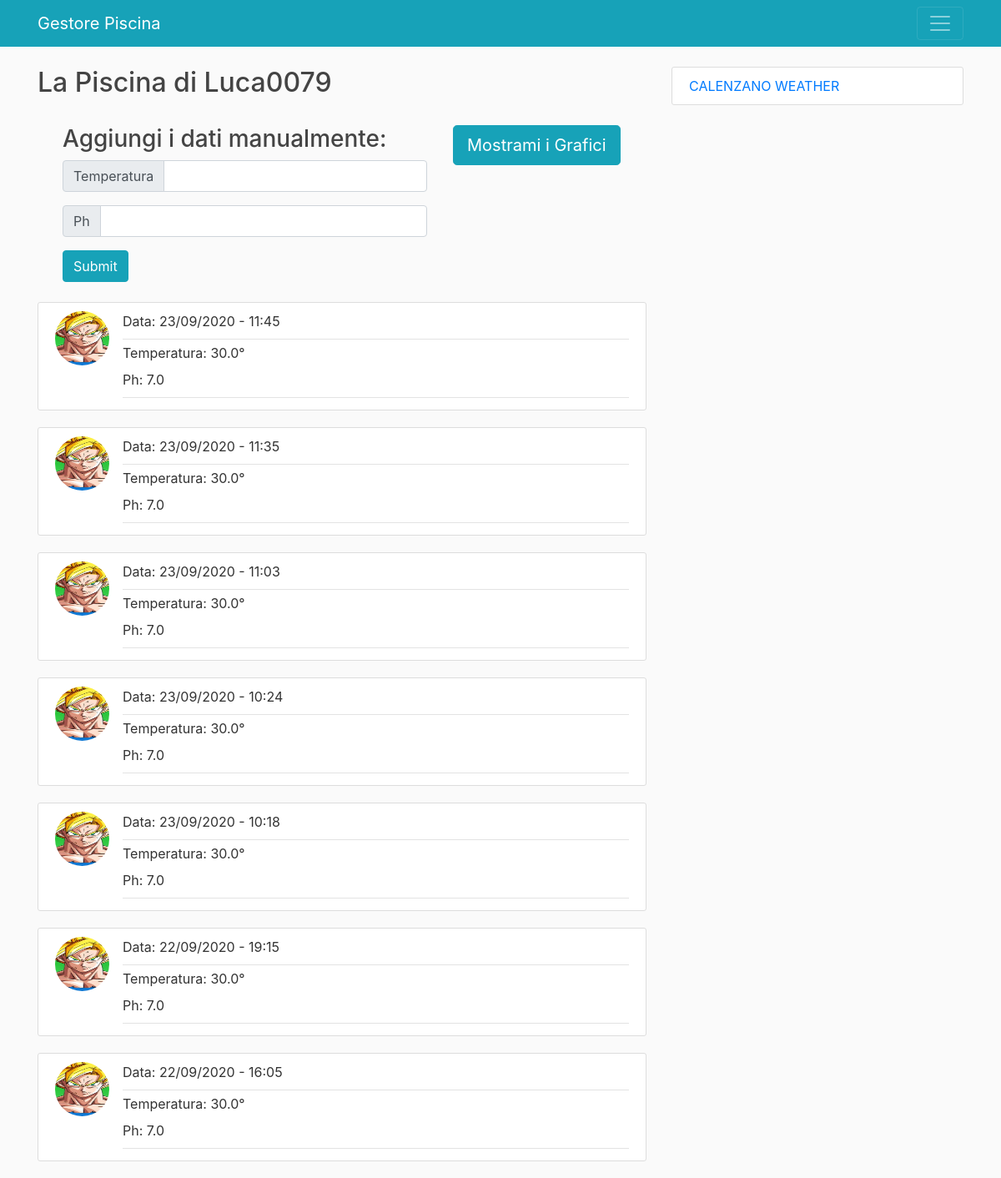
Page /mia_piscina/Luca0079/1 (signed in) on the committed database.
### blog/models.py (models this page shows, shortened)
class Value(models.Model):
    temperature = models.FloatField()
    ph = models.FloatField()
    date = models.DateTimeField(default=timezone.now)
    piscina = models.ForeignKey(Piscina, on_delete=models.CASCADE)

class Piscina(models.Model):
    n_piscina = models.IntegerField(default=1)
    user = models.ForeignKey(User, on_delete=models.CASCADE)

### users/models.py (models this page shows, shortened)
class Profile(models.Model):
    user = models.OneToOneField(User, on_delete=models.CASCADE)
    image = models.ImageField(default='default.jpg', upload_to='profile_pics')

### blog/views.py (the view)
# urls.py: path('mia_piscina/<str:username>/<int:n_piscina>', MiaPiscinaListView.as_view(), name='blog-mia_piscina'),
class MiaPiscinaListView(ListView):
    model = Value
    template_name = 'blog/mia_piscina.html'
    context_object_name = 'values'
    form_class = PiscinaForm
    paginate_by = 10
    def get_queryset(self):
        usr = get_object_or_404(User, username=self.kwargs.get('username'))
        queryset = Piscina.objects.filter(user=usr)
        id = queryset.get(n_piscina = self.kwargs.get('n_piscina'))
        return Value.objects.filter(piscina=id).order_by('-date')

### blog/templates/blog/mia_piscina.html (shortened to what this page needs)
{% extends "blog/base.html" %}
{%block content%}
<h2>La Piscina di {{ view.kwargs.username }}</h2>
<br>
{% if view.kwargs.username == user.username %}
<form action = "/piscina_request/" method = "POST">
<div class="container">
		<div class = "d-flex flex-md-row">
			<div class="col-md-8">
				<h3>Aggiungi i dati manualmente:</h3>
				<div class="input-group mb-3">
				  <div class="input-group-prepend">
					<span class="input-group-text" id="basic-addon1">Temperatura</span>
				  </div>
				  <input id="temperature" type="number" step="0.01" name="temperature" class="form-control" aria-describedby="basic-addon1" value="{{ temperature }}">
				</div>
				<div class="input-group mb-3">
				  <div class="input-group-prepend">
					<span class="input-group-text" id="basic-addon1">Ph</span>
				  </div>
				  <input id="ph" type="number" step="0.01" name="ph" class="form-control" aria-describedby="basic-addon1" value="{{ ph }}">
				</div>
				<button type="submit" class="btn btn-info">Submit</button>
			</div>
			<a type="button" class="btn btn-info btn-lg h-50 mx-auto" href="{% url 'line-chart' user.username view.kwargs.n_piscina %}">Mostrami i Grafici</a>
		</div>
</div>
{% endif %}
<br>
{% for value in values %}
	<article class="media content-section">
	<img class="rounded-circle article-img" src="{{ value.piscina.user.profile.image.url }}">
	  <div class="media-body">
		<div class="article-metadata">
		  <label for="date">Data:</label>
		  <a class="mr-2">{{ value.date|date:"d/m/Y - H:i" }}</a>
		  <br>
		</div>
		<div class="article-metadata">
		  <label for="temperature">Temperatura:</label>
		  <a class="mr-2">{{ value.temperature }}°</a>
		  <br>
		  <label for="ph">Ph:</label>
		  <a class="mr-2">{{ value.ph }}</a>
		</div>
	  </div>
	</article>
</form>
{% endfor %}
{% endblock content %}

### blog/static/blog/main.css (style rules this page uses)
body { background: #fafafa; color: #333333; margin-top: 5rem; }
h1, h2, h3, h4, h5, h6 { color: #444444; }
.content-section { background: #ffffff; padding: 10px 20px; border: 1px solid #dddddd; border-radius: 3px; margin-bottom: 20px; }
.article-img { height: 65px; width: 65px; margin-right: 16px; }
.article-metadata { padding-bottom: 1px; margin-bottom: 4px; border-bottom: 1px solid #e3e3e3 }

### rows in the picture
Value: piscina.user.profile.image (picture), date "23/09/2020 - 11:45", temperature "30.0", ph "7.0"
Value: piscina.user.profile.image (picture), date "23/09/2020 - 11:35", temperature "30.0", ph "7.0"
Value: piscina.user.profile.image (picture), date "23/09/2020 - 11:03", temperature "30.0", ph "7.0"
Value: piscina.user.profile.image (picture), date "23/09/2020 - 10:24", temperature "30.0", ph "7.0"
Value: piscina.user.profile.image (picture), date "23/09/2020 - 10:18", temperature "30.0", ph "7.0"
Value: piscina.user.profile.image (picture), date "22/09/2020 - 19:15", temperature "30.0", ph "7.0"
Value: piscina.user.profile.image (picture), date "22/09/2020 - 16:05", temperature "30.0", ph "7.0"

### other values in the picture
{{ view.kwargs.username }} "Luca0079"
